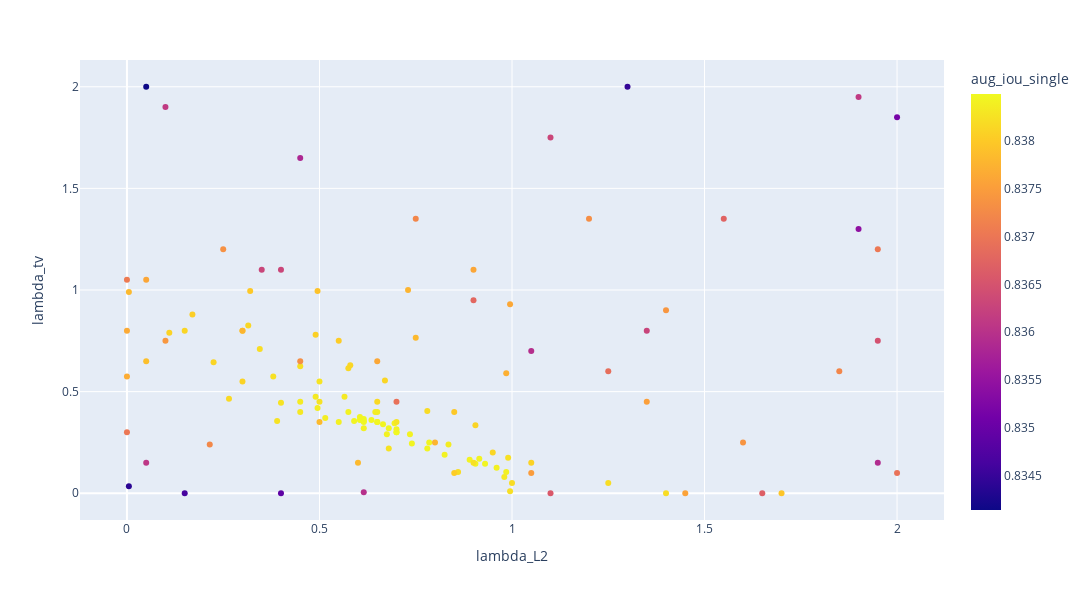

The notebook cell saved with this chart:
### Code cell
fig = px.scatter(df, x="lambda_L2", y="lambda_tv", color="aug_iou_single",
                 width=1200, height=600)
fig.show()

### Figure 1 — Plotly figure (JSON) as saved in the notebook; plotly's stock layout.template omitted (floating-point values rounded to 4 significant figures; data arrays with more than 128 entries replaced by an {"elided": "..."} marker saying what was removed)
{"data": [{"hovertemplate": "lambda_L2=%{x}<br>lambda_tv=%{y}<br>aug_iou_single=%{marker.color}<extra></extra>", "legendgroup": "", "marker": {"color": {"elided": "135 float values"}, "coloraxis": "coloraxis", "symbol": "circle"}, "mode": "markers", "name": "", "orientation": "v", "showlegend": false, "type": "scatter", "x": {"elided": "135 float values"}, "xaxis": "x", "y": {"elided": "135 float values"}, "yaxis": "y"}], "layout": {"coloraxis": {"colorbar": {"title": {"text": "aug_iou_single"}}, "colorscale": [[0, "#0d0887"], [0.1111, "#46039f"], [0.2222, "#7201a8"], [0.3333, "#9c179e"], [0.4444, "#bd3786"], [0.5556, "#d8576b"], [0.6667, "#ed7953"], [0.7778, "#fb9f3a"], [0.8889, "#fdca26"], [1, "#f0f921"]]}, "height": 600, "legend": {"tracegroupgap": 0}, "margin": {"t": 60}, "width": 1200, "xaxis": {"anchor": "y", "domain": [0, 1], "title": {"text": "lambda_L2"}}, "yaxis": {"anchor": "x", "domain": [0, 1], "title": {"text": "lambda_tv"}}}}
